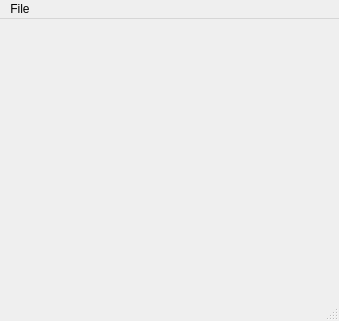
<?xml version="1.0" encoding="UTF-8"?>
<ui version="4.0">
 <class>MainWindow</class>
 <widget class="QMainWindow" name="MainWindow">
  <property name="geometry">
   <rect>
    <x>0</x>
    <y>0</y>
    <width>339</width>
    <height>321</height>
   </rect>
  </property>
  <property name="windowTitle">
   <string>Demo Webcam</string>
  </property>
  <widget class="QWidget" name="centralwidget">
   <layout class="QGridLayout" name="gridLayout_2">
    <item row="0" column="0">
     <layout class="QGridLayout" name="gridLayout">
      <item row="0" column="0">
       <widget class="QLabel" name="lblOutput">
        <property name="sizePolicy">
         <sizepolicy hsizetype="Ignored" vsizetype="Ignored">
          <horstretch>0</horstretch>
          <verstretch>0</verstretch>
         </sizepolicy>
        </property>
        <property name="font">
         <font>
          <pointsize>18</pointsize>
          <weight>75</weight>
          <bold>true</bold>
         </font>
        </property>
        <property name="text">
         <string/>
        </property>
        <property name="scaledContents">
         <bool>false</bool>
        </property>
        <property name="alignment">
         <set>Qt::AlignCenter</set>
        </property>
       </widget>
      </item>
     </layout>
    </item>
   </layout>
  </widget>
  <widget class="QMenuBar" name="menubar">
   <property name="geometry">
    <rect>
     <x>0</x>
     <y>0</y>
     <width>339</width>
     <height>29</height>
    </rect>
   </property>
   <widget class="QMenu" name="menuFile">
    <property name="title">
     <string>File</string>
    </property>
    <addaction name="separator"/>
    <addaction name="separator"/>
    <addaction name="actionQuit"/>
   </widget>
   <addaction name="menuFile"/>
  </widget>
  <widget class="QStatusBar" name="statusbar"/>
  <action name="actionCalculate">
   <property name="text">
    <string>Calculate...</string>
   </property>
  </action>
  <action name="actionQuit">
   <property name="text">
    <string>Quit</string>
   </property>
  </action>
 </widget>
 <resources/>
 <connections/>
</ui>
